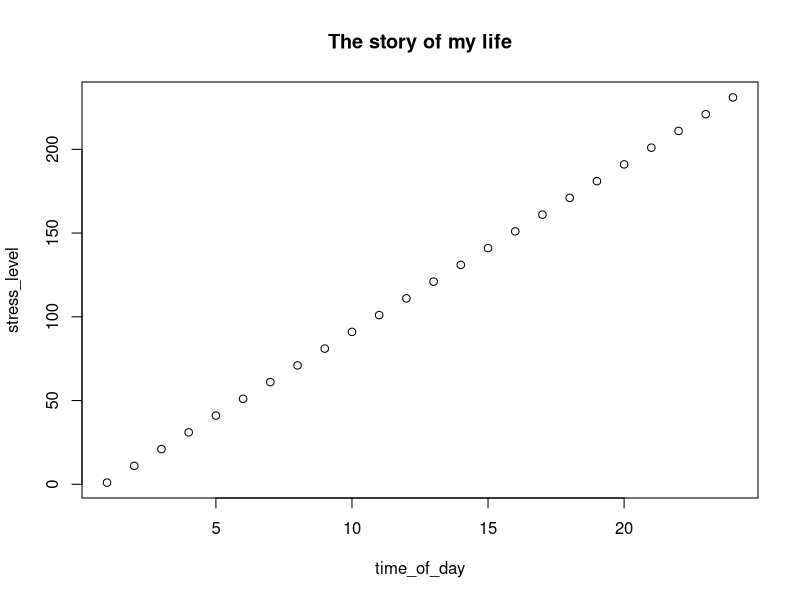
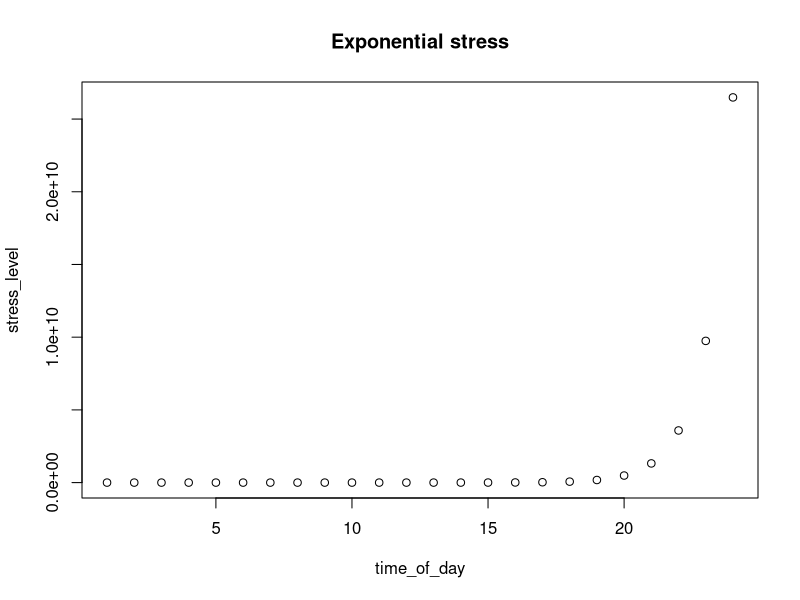
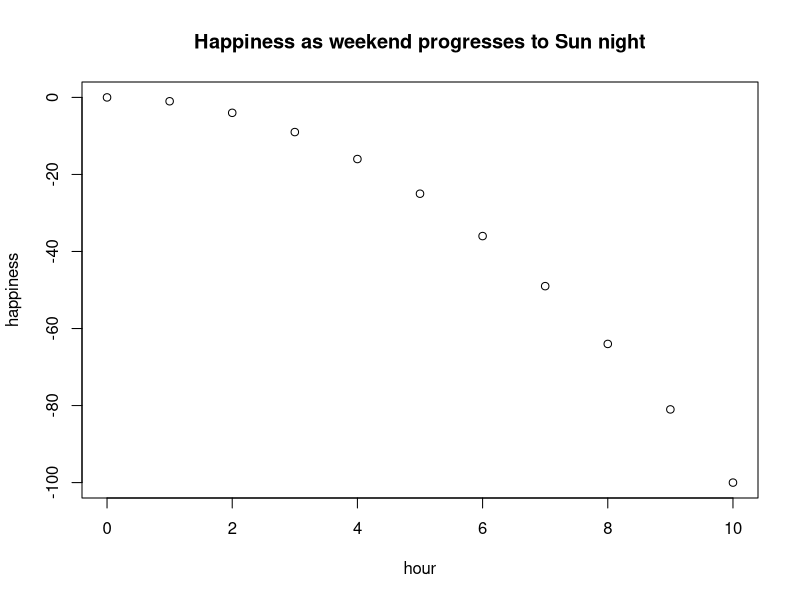

Reproduce these figures in R, in order.
#practice code

dataset <- c(1,4,6)
mean_dataset <-mean(dataset)
mean_dataset

#added median
median_dataset <- median(dataset)

# this is maysa adding stuff
name <- "maysa"
ifelse(name=="maysa", 1, 0)

# this is maysa creating another dataset
time_of_day <- seq(1, 24, 1)
stress_level <- seq(1, 240, 10)
plot(time_of_day, stress_level, main = "The story of my life")

# or is it an exponential relationship?
stress_level <- exp(time_of_day)
plot(time_of_day, stress_level, main = "Exponential stress")

# and how great are weekends?
x <- seq(0, 10, 1)
happiness_level <- -(x^2)
plot(x, happiness_level, xlab = "hour", ylab = "happiness", main = "Happiness as weekend progresses to Sun night")
